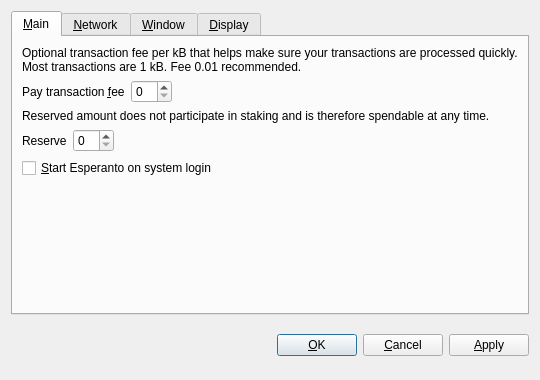
<?xml version="1.0" encoding="UTF-8"?>
<ui version="4.0">
 <class>OptionsDialog</class>
 <widget class="QDialog" name="OptionsDialog">
  <property name="geometry">
   <rect>
    <x>0</x>
    <y>0</y>
    <width>540</width>
    <height>380</height>
   </rect>
  </property>
  <property name="windowTitle">
   <string>Options</string>
  </property>
  <property name="modal">
   <bool>true</bool>
  </property>
  <layout class="QVBoxLayout" name="verticalLayout">
   <item>
    <widget class="QTabWidget" name="tabWidget">
     <property name="tabPosition">
      <enum>QTabWidget::North</enum>
     </property>
     <property name="currentIndex">
      <number>0</number>
     </property>
     <widget class="QWidget" name="tabMain">
      <attribute name="title">
       <string>&amp;Main</string>
      </attribute>
      <layout class="QVBoxLayout" name="verticalLayout_Main">
       <item>
        <widget class="QLabel" name="transactionFeeInfoLabel">
         <property name="text">
          <string>Optional transaction fee per kB that helps make sure your transactions are processed quickly. Most transactions are 1 kB. Fee 0.01 recommended.</string>
         </property>
         <property name="textFormat">
          <enum>Qt::PlainText</enum>
         </property>
         <property name="wordWrap">
          <bool>true</bool>
         </property>
        </widget>
       </item>
       <item>
        <layout class="QHBoxLayout" name="horizontalLayoutFee">
         <item>
          <widget class="QLabel" name="transactionFeeLabel">
           <property name="text">
            <string>Pay transaction &amp;fee</string>
           </property>
           <property name="textFormat">
            <enum>Qt::PlainText</enum>
           </property>
           <property name="buddy">
            <cstring>transactionFee</cstring>
           </property>
          </widget>
         </item>
         <item>
          <widget class="BitcoinAmountField" name="transactionFee"/>
         </item>
         <item>
          <spacer name="horizontalSpacerFee">
           <property name="orientation">
            <enum>Qt::Horizontal</enum>
           </property>
           <property name="sizeHint" stdset="0">
            <size>
             <width>40</width>
             <height>20</height>
            </size>
           </property>
          </spacer>
         </item>
        </layout>
       </item>
       <item>
        <widget class="QLabel" name="reserveBalanceInfoLabel">
         <property name="text">
          <string>Reserved amount does not participate in staking and is therefore spendable at any time.</string>
         </property>
         <property name="textFormat">
          <enum>Qt::PlainText</enum>
         </property>
         <property name="wordWrap">
          <bool>true</bool>
         </property>
        </widget>
       </item>
       <item>
        <layout class="QHBoxLayout" name="horizontalLayoutReserveBalance">
         <item>
          <widget class="QLabel" name="reserveBalanceLabel">
           <property name="text">
            <string>Reserve</string>
           </property>
           <property name="textFormat">
            <enum>Qt::PlainText</enum>
           </property>
           <property name="buddy">
            <cstring>reserveBalance</cstring>
           </property>
          </widget>
         </item>
         <item>
          <widget class="BitcoinAmountField" name="reserveBalance"/>
         </item>
         <item>
          <spacer name="horizontalSpacerReserveBalance">
           <property name="orientation">
            <enum>Qt::Horizontal</enum>
           </property>
           <property name="sizeHint" stdset="0">
            <size>
             <width>40</width>
             <height>20</height>
            </size>
           </property>
          </spacer>
         </item>
        </layout>
       </item>
       <item>
        <widget class="QCheckBox" name="bitcoinAtStartup">
         <property name="toolTip">
          <string>Automatically start Esperanto after logging in to the system.</string>
         </property>
         <property name="text">
          <string>&amp;Start Esperanto on system login</string>
         </property>
        </widget>
       </item>
       <item>
        <spacer name="verticalSpacer_Main">
         <property name="orientation">
          <enum>Qt::Vertical</enum>
         </property>
         <property name="sizeHint" stdset="0">
          <size>
           <width>20</width>
           <height>40</height>
          </size>
         </property>
        </spacer>
       </item>
      </layout>
     </widget>
     <widget class="QWidget" name="tabNetwork">
      <attribute name="title">
       <string>&amp;Network</string>
      </attribute>
      <layout class="QVBoxLayout" name="verticalLayout_Network">
       <item>
        <widget class="QCheckBox" name="mapPortUpnp">
         <property name="toolTip">
          <string>Automatically open the Esperanto client port on the router. This only works when your router supports UPnP and it is enabled.</string>
         </property>
         <property name="text">
          <string>Map port using &amp;UPnP</string>
         </property>
        </widget>
       </item>
       <item>
        <widget class="QCheckBox" name="connectSocks">
         <property name="toolTip">
          <string>Connect to the Esperanto network through a SOCKS proxy (e.g. when connecting through Tor).</string>
         </property>
         <property name="text">
          <string>&amp;Connect through SOCKS proxy:</string>
         </property>
        </widget>
       </item>
       <item>
        <layout class="QHBoxLayout" name="horizontalLayout_Network">
         <item>
          <widget class="QLabel" name="proxyIpLabel">
           <property name="text">
            <string>Proxy &amp;IP:</string>
           </property>
           <property name="textFormat">
            <enum>Qt::PlainText</enum>
           </property>
           <property name="buddy">
            <cstring>proxyIp</cstring>
           </property>
          </widget>
         </item>
         <item>
          <widget class="QValidatedLineEdit" name="proxyIp">
           <property name="maximumSize">
            <size>
             <width>140</width>
             <height>16777215</height>
            </size>
           </property>
           <property name="toolTip">
            <string>IP address of the proxy (e.g. 127.0.0.1)</string>
           </property>
          </widget>
         </item>
         <item>
          <widget class="QLabel" name="proxyPortLabel">
           <property name="text">
            <string>&amp;Port:</string>
           </property>
           <property name="textFormat">
            <enum>Qt::PlainText</enum>
           </property>
           <property name="buddy">
            <cstring>proxyPort</cstring>
           </property>
          </widget>
         </item>
         <item>
          <widget class="QLineEdit" name="proxyPort">
           <property name="maximumSize">
            <size>
             <width>55</width>
             <height>16777215</height>
            </size>
           </property>
           <property name="toolTip">
            <string>Port of the proxy (e.g. 9050)</string>
           </property>
          </widget>
         </item>
         <item>
          <widget class="QLabel" name="socksVersionLabel">
           <property name="text">
            <string>SOCKS &amp;Version:</string>
           </property>
           <property name="textFormat">
            <enum>Qt::PlainText</enum>
           </property>
           <property name="buddy">
            <cstring>socksVersion</cstring>
           </property>
          </widget>
         </item>
         <item>
          <widget class="QValueComboBox" name="socksVersion">
           <property name="toolTip">
            <string>SOCKS version of the proxy (e.g. 5)</string>
           </property>
          </widget>
         </item>
         <item>
          <spacer name="horizontalSpacer_Network">
           <property name="orientation">
            <enum>Qt::Horizontal</enum>
           </property>
           <property name="sizeHint" stdset="0">
            <size>
             <width>40</width>
             <height>20</height>
            </size>
           </property>
          </spacer>
         </item>
        </layout>
       </item>
       <item>
        <spacer name="verticalSpacer_Network">
         <property name="orientation">
          <enum>Qt::Vertical</enum>
         </property>
         <property name="sizeHint" stdset="0">
          <size>
           <width>20</width>
           <height>40</height>
          </size>
         </property>
        </spacer>
       </item>
      </layout>
     </widget>
     <widget class="QWidget" name="tabWindow">
      <attribute name="title">
       <string>&amp;Window</string>
      </attribute>
      <layout class="QVBoxLayout" name="verticalLayout_Window">
       <item>
        <widget class="QCheckBox" name="minimizeToTray">
         <property name="toolTip">
          <string>Show only a tray icon after minimizing the window.</string>
         </property>
         <property name="text">
          <string>&amp;Minimize to the tray instead of the taskbar</string>
         </property>
        </widget>
       </item>
       <item>
        <widget class="QCheckBox" name="minimizeOnClose">
         <property name="toolTip">
          <string>Minimize instead of exit the application when the window is closed. When this option is enabled, the application will be closed only after selecting Quit in the menu.</string>
         </property>
         <property name="text">
          <string>M&amp;inimize on close</string>
         </property>
        </widget>
       </item>
       <item>
        <spacer name="verticalSpacer_Window">
         <property name="orientation">
          <enum>Qt::Vertical</enum>
         </property>
         <property name="sizeHint" stdset="0">
          <size>
           <width>20</width>
           <height>40</height>
          </size>
         </property>
        </spacer>
       </item>
      </layout>
     </widget>
     <widget class="QWidget" name="tabDisplay">
      <attribute name="title">
       <string>&amp;Display</string>
      </attribute>
      <layout class="QVBoxLayout" name="verticalLayout_Display">
       <item>
        <layout class="QHBoxLayout" name="horizontalLayout_1_Display">
         <item>
          <widget class="QLabel" name="langLabel">
           <property name="text">
            <string>User Interface &amp;language:</string>
           </property>
           <property name="textFormat">
            <enum>Qt::PlainText</enum>
           </property>
           <property name="buddy">
            <cstring>lang</cstring>
           </property>
          </widget>
         </item>
         <item>
          <widget class="QValueComboBox" name="lang">
           <property name="toolTip">
            <string>The user interface language can be set here. This setting will take effect after restarting Esperanto.</string>
           </property>
          </widget>
         </item>
        </layout>
       </item>
       <item>
        <layout class="QHBoxLayout" name="horizontalLayout_2_Display">
         <item>
          <widget class="QLabel" name="unitLabel">
           <property name="text">
            <string>&amp;Unit to show amounts in:</string>
           </property>
           <property name="textFormat">
            <enum>Qt::PlainText</enum>
           </property>
           <property name="buddy">
            <cstring>unit</cstring>
           </property>
          </widget>
         </item>
         <item>
          <widget class="QValueComboBox" name="unit">
           <property name="toolTip">
            <string>Choose the default subdivision unit to show in the interface and when sending coins.</string>
           </property>
          </widget>
         </item>
        </layout>
       </item>
       <item>
        <widget class="QCheckBox" name="displayAddresses">
         <property name="toolTip">
          <string>Whether to show Esperanto addresses in the transaction list or not.</string>
         </property>
         <property name="text">
          <string>&amp;Display addresses in transaction list</string>
         </property>
        </widget>
       </item>
       <item>
        <widget class="QCheckBox" name="coinControlFeatures">
         <property name="toolTip">
          <string>Whether to show coin control features or not.</string>
         </property>
         <property name="text">
          <string>Display coin &amp;control features (experts only!)</string>
         </property>
        </widget>
       </item>
       <item>
        <spacer name="verticalSpacer_Display">
         <property name="orientation">
          <enum>Qt::Vertical</enum>
         </property>
         <property name="sizeHint" stdset="0">
          <size>
           <width>20</width>
           <height>40</height>
          </size>
         </property>
        </spacer>
       </item>
      </layout>
     </widget>
    </widget>
   </item>
   <item>
    <layout class="QHBoxLayout" name="horizontalLayout_Buttons">
     <item>
      <spacer name="horizontalSpacer_1">
       <property name="orientation">
        <enum>Qt::Horizontal</enum>
       </property>
       <property name="sizeHint" stdset="0">
        <size>
         <width>40</width>
         <height>48</height>
        </size>
       </property>
      </spacer>
     </item>
     <item>
      <widget class="QLabel" name="statusLabel">
       <property name="font">
        <font>
         <weight>75</weight>
         <bold>true</bold>
        </font>
       </property>
       <property name="text">
        <string/>
       </property>
       <property name="textFormat">
        <enum>Qt::PlainText</enum>
       </property>
       <property name="wordWrap">
        <bool>true</bool>
       </property>
      </widget>
     </item>
     <item>
      <spacer name="horizontalSpacer_2">
       <property name="orientation">
        <enum>Qt::Horizontal</enum>
       </property>
       <property name="sizeHint" stdset="0">
        <size>
         <width>40</width>
         <height>48</height>
        </size>
       </property>
      </spacer>
     </item>
     <item>
      <widget class="QPushButton" name="okButton">
       <property name="text">
        <string>&amp;OK</string>
       </property>
      </widget>
     </item>
     <item>
      <widget class="QPushButton" name="cancelButton">
       <property name="text">
        <string>&amp;Cancel</string>
       </property>
       <property name="autoDefault">
        <bool>false</bool>
       </property>
      </widget>
     </item>
     <item>
      <widget class="QPushButton" name="applyButton">
       <property name="text">
        <string>&amp;Apply</string>
       </property>
       <property name="autoDefault">
        <bool>false</bool>
       </property>
      </widget>
     </item>
    </layout>
   </item>
  </layout>
 </widget>
 <customwidgets>
  <customwidget>
   <class>BitcoinAmountField</class>
   <extends>QSpinBox</extends>
   <header>bitcoinamountfield.h</header>
  </customwidget>
  <customwidget>
   <class>QValueComboBox</class>
   <extends>QComboBox</extends>
   <header>qvaluecombobox.h</header>
  </customwidget>
  <customwidget>
   <class>QValidatedLineEdit</class>
   <extends>QLineEdit</extends>
   <header>qvalidatedlineedit.h</header>
  </customwidget>
 </customwidgets>
 <resources/>
 <connections/>
</ui>
